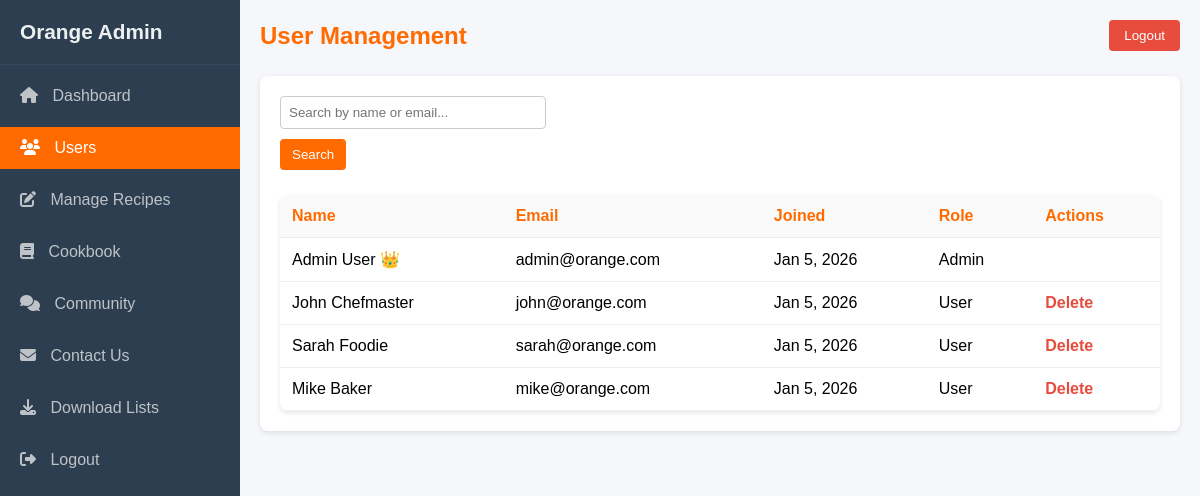
/admin/users.php (signed in), run on an earlier commit of the app's database.
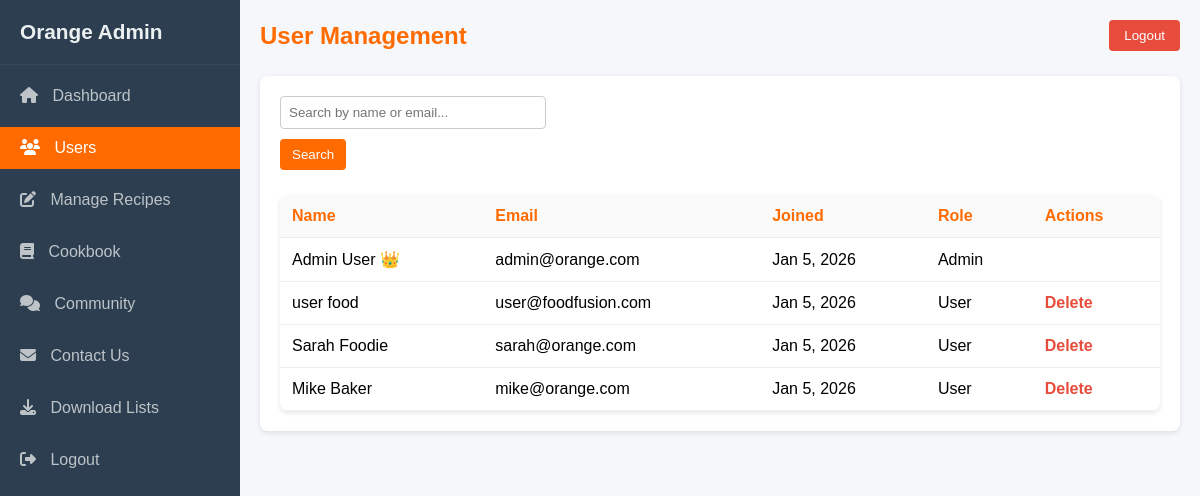
And on a later commit of the database.
### tables this page shows
CREATE TABLE `users` (
  `id` int(11) NOT NULL,
  `first_name` varchar(50) NOT NULL,
  `last_name` varchar(50) NOT NULL,
  `email` varchar(100) NOT NULL,
  `password` varchar(255) NOT NULL,
  `bio` text DEFAULT NULL,
  `failed_attempts` int(11) DEFAULT 0,
  `locked_until` datetime DEFAULT NULL,
  `is_admin` tinyint(1) DEFAULT 0,
  `created_at` timestamp NOT NULL DEFAULT current_timestamp(),
  `updated_at` timestamp NOT NULL DEFAULT current_timestamp() ON UPDATE current_timestamp()
);

### admin/users.php (the view, shortened to what this page needs)
<?php
include 'auth.php';
$pageTitle = 'User Management';
$search = $_GET['search'] ?? '';
$condition = '';
$params = [];
$stmt = $db->prepare("
    SELECT id, first_name, last_name, email, is_admin, created_at
    FROM users
    $condition
    ORDER BY is_admin DESC, created_at DESC
");
$stmt->execute($params);
$users = $stmt->fetchAll();
?>
<!DOCTYPE html>
<html lang="en">
<head>
    <link rel="stylesheet" href="https://cdnjs.cloudflare.com/ajax/libs/font-awesome/6.5.0/css/all.min.css">
</head>
<body>
<div class="sidebar" id="sidebar">
    <div class="sidebar-header">Orange Admin</div>
    <ul class="nav-links">
        <li><a href="index.php"><i class="fas fa-home"></i> Dashboard</a></li>
        <li><a href="users.php" class="active"><i class="fas fa-users"></i> Users</a></li>
        <li><a href="manage-recipes.php"><i class="fas fa-edit"></i> Manage Recipes</a></li>
        <li><a href="cookbook.php"><i class="fas fa-book"></i> Cookbook</a></li>
        <li><a href="community.php"><i class="fas fa-comments"></i> Community</a></li>
        <li><a href="contact-messages.php"><i class="fas fa-envelope"></i> Contact Us</a></li>
        <li><a href="download-list.php"><i class="fas fa-download"></i> Download Lists</a></li>
        <li><a href="../logout.php"><i class="fas fa-sign-out-alt"></i> Logout</a></li>
    </ul>
</div>
<div class="main-content">
    <div class="header">
        <h1><?= htmlspecialchars($pageTitle) ?></h1>
        <form method="POST" action="../logout.php" style="display:inline;">
            <button type="submit" class="logout-btn">Logout</button>
        </form>
    </div>
    <div class="page-content">
        <div class="search-box">
            <form method="GET">
                <input type="text" name="search" placeholder="Search by name or email..."
                       value="<?= htmlspecialchars($search) ?>">
                <button type="submit">Search</button>
            </form>
        </div>
        <table class="user-table">
            <thead>
                <tr>
                    <th>Name</th>
                    <th>Email</th>
                    <th>Joined</th>
                    <th>Role</th>
                    <th>Actions</th>
                </tr>
            </thead>
            <tbody>
                <?php foreach ($users as $u): ?>
                <tr class="<?= $u['is_admin'] ? 'user-admin' : '' ?>">
                    <td><?= htmlspecialchars($u['first_name'] . ' ' . $u['last_name']) ?></td>
                    <td><?= htmlspecialchars($u['email']) ?></td>
                    <td><?= date('M j, Y', strtotime($u['created_at'])) ?></td>
                    <td><?= $u['is_admin'] ? 'Admin' : 'User' ?></td>
                    <td class="actions">
                        <?php if (!$u['is_admin'] && $u['id'] !== $_SESSION['user_id']): ?>
                            <a href="?delete=<?= $u['id'] ?>" class="delete" onclick="return confirm('Delete this user? All their recipes and data will be removed.')">Delete</a>
                        <?php endif; ?>
                    </td>
                </tr>
                <?php endforeach; ?>
            </tbody>
        </table>
    </div>
</div>
</body>
</html>

What changed in the data, as far as the page shows it:
removed users: first_name+last_name "John Chefmaster", email "john@orange.com", created_at "Jan 5, 2026", is_admin "User"
added users: first_name+last_name "user food", email "user@foodfusion.com", created_at "Jan 5, 2026", is_admin "User"
